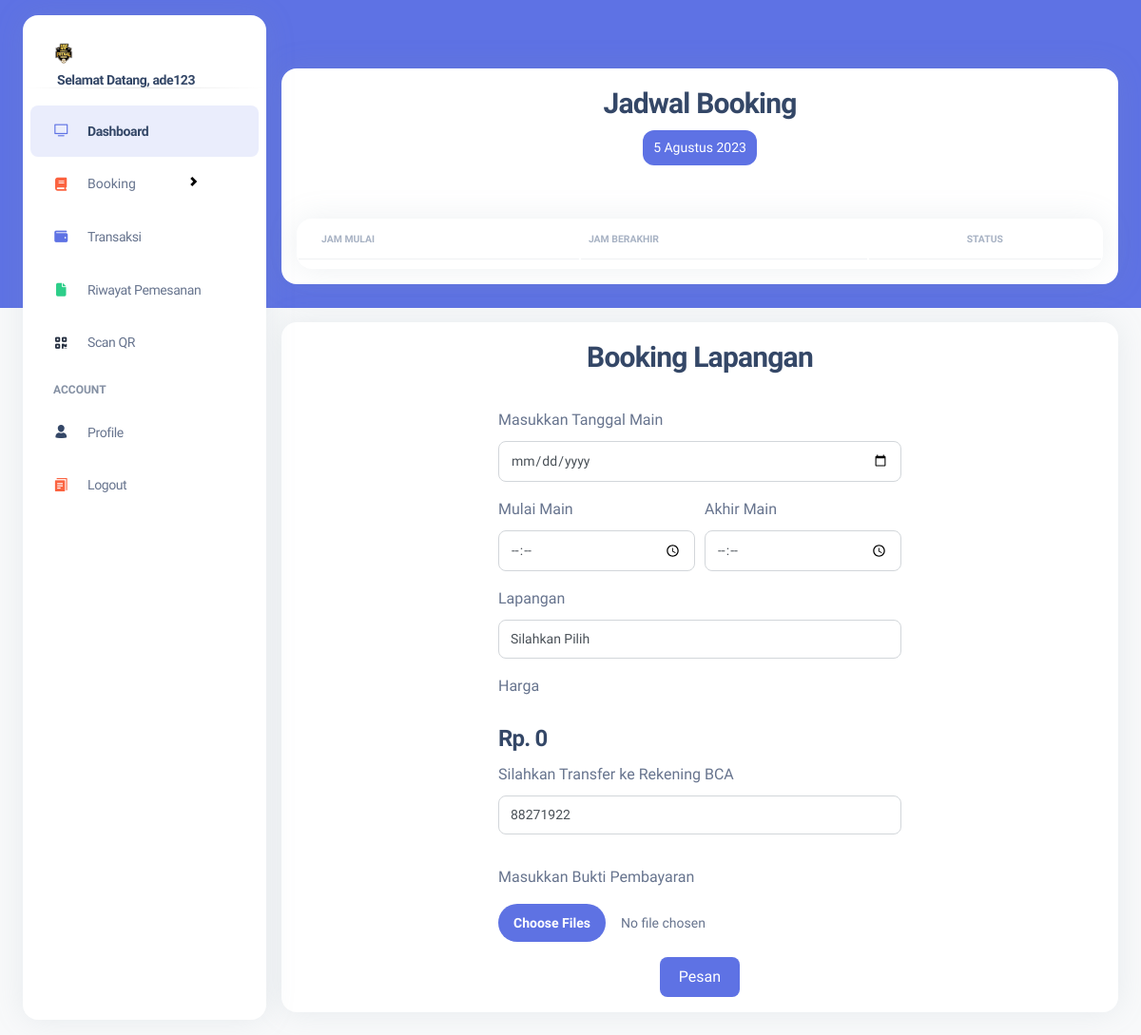
Page /pages/booking-play.php (signed in) on the earlier database version.
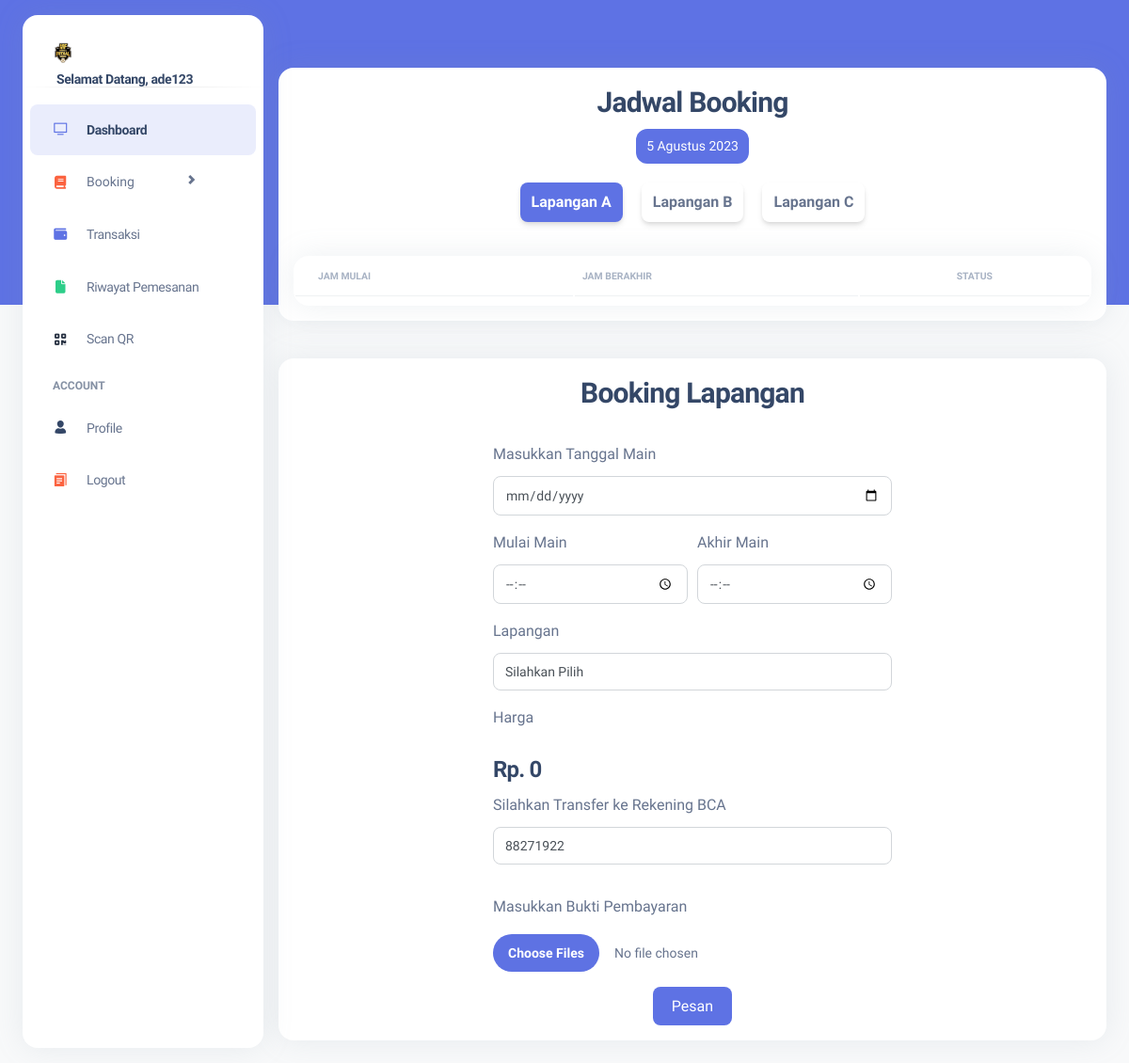
Same page on the later database version.
### tables this page shows
CREATE TABLE `tbl_fields` (
  `id_field` int(11) NOT NULL,
  `field_code` text NOT NULL,
  `field_name` varchar(30) NOT NULL,
  `status` enum('Aktif','Tidak Aktif') NOT NULL,
  `qrcode` text DEFAULT NULL
);

### services/database.php (called while the page is built, shortened)
<?php
 class Database{
    protected $user = "root";
    protected $pass = "";
    protected $server = "localhost";
    protected $database = "murdaz_futsal";
    public function __construct()
    {
        $this->connect = mysqli_connect($this->server, $this->user, $this->pass, $this->database);
    }
 }
?>

### core/FieldController.php (called while the page is built, shortened)
<?php
$root = dirname(__DIR__);
include_once "$root/services/database.php";
class FieldController extends Database{
    public function get_field($request = ""){
        if ($request) {
            $query = mysqli_query($this->connect, "select * from tbl_fields where status = '$request'");
            while($row = mysqli_fetch_array($query)){
                $result[] = $row;
            }
            return $result ?? [];
        }
        return $result ?? [];
    }
}
?>

### pages/booking-play.php (the view, shortened to what the changed rows need)
<?php
  include_once "./layouts/main-header.php";
  include_once "./layouts/main-sidebar.php";
  include_once "./core/TransactionController.php";
  include_once "./core/FieldController.php";
  $field = new FieldController();
  $field_result = $field->get_field("Aktif") ?? [];
?>
<body class="m-0 font-sans text-base antialiased font-normal dark:bg-slate-900 leading-default bg-gray-50 text-slate-500">
    <main class="relative h-full max-h-screen transition-all duration-200 ease-in-out xl:ml-68 rounded-xl">
      <div class="w-full px-6 py-6 mx-auto">
        <div class="flex flex-wrap mt-6 -mx-3">
          <div class="w-full max-w-full px-3 mt-0 lg:w-12/12 lg:flex-none">
            <div class="border-black/12.5 dark:bg-slate-850 dark:shadow-dark-xl shadow-xl relative z-20 flex min-w-0 flex-col break-words rounded-2xl border-0 border-solid bg-white bg-clip-border">
              <div class="border-black/12.5 mb-0 rounded-t-2xl border-b-0 border-solid p-6 pt-4 pb-0">
                  <div class="mx-auto flex justify-center gap-5 my-5">
                <?php
                      foreach ($field_result as $field) {
                    ?>
                      <button onclick="changeField(this,<?= $field['id_field'] ?>)" class="btn-field text-slate-500 py-2 px-3  shadow-sm rounded-2 font-semibold"><?= $field['field_name']; ?></button>
                  <?php }?>
                </div>
              </div>
              <div class="flex-auto p-4">
              <div class="relative flex flex-col w-full min-w-0 mb-0 break-words bg-white border-0 border-transparent border-solid shadow-xl rounded-2xl bg-clip-border">
                  <div class="flex-auto px-0 pt-0 pb-2">
                    <div class="p-0 overflow-x-auto">
                      <table class="items-center w-full mb-0 align-top border-gray-200 text-slate-500">
                        <thead class="align-bottom">
                          <tr>
                            <th class="px-6 py-3 font-bold text-left uppercase align-middle bg-transparent border-b border-gray-200 shadow-none text-xxs border-b-solid tracking-none whitespace-nowrap text-slate-400 opacity-70">Jam Mulai</th>
                            <th class="px-6 py-3 pl-2 font-bold text-left uppercase align-middle bg-transparent border-b border-gray-200 shadow-none text-xxs border-b-solid tracking-none whitespace-nowrap text-slate-400 opacity-70">Jam Berakhir</th>
                            <th class="px-6 py-3 font-bold text-center uppercase align-middle bg-transparent border-b border-gray-200 shadow-none text-xxs border-b-solid tracking-none whitespace-nowrap text-slate-400 opacity-70">Status</th>
                          </tr>
                        </thead>
                      </table>
                    </div>
                </div>
            </div>
        </div>
    </div>
      </div>
        </div>
      </div>
    </main>
</body>
<?php
  include_once "./layouts/main-footer.php";
?>

### layouts/main-sidebar.php (shortened to what the changed rows need)
<aside class="fixed inset-y-0 flex-wrap items-center justify-between block w-full p-0 my-4 overflow-y-auto antialiased transition-transform duration-200 -translate-x-full bg-white border-0 shadow-xl dark:shadow-none dark:bg-slate-850 max-w-64 ease-nav-brand z-990 xl:ml-6 rounded-2xl xl:left-0 xl:translate-x-0" aria-expanded="false">
  <div class="items-center block w-auto max-h-screen overflow-auto h-sidenav grow basis-full">
    <ul class="flex flex-col pl-0 mb-0">
      <li class="mt-0.5 w-full py-2.7 ">
          <div  id="dropuser" class="dark:text-white dark:opacity-80 text-sm ease-nav-brand my-0 mx-2 flex items-center whitespace-nowrap px-4 transition-colors" >
            <div class="flex ml-12 btn-dropdown">
              <button class="group ease-in leading-pro text-xs rounded-3.5xl p-1.2 h-6.5 w-6.5 mx-0 my-auto inline-block cursor-pointer border-0 bg-transparent text-center align-middle font-bold  shadow-none transition-all dark:text-white"><i class="ni ease-bounce text-2xs  ni-bold-right transition-all duration-200" aria-hidden="true"></i></button>
            </div>
          </div>
      </li>
    </ul>
  </div>
</aside>

Differences in the rows shown:
added tbl_fields: field_name "Lapangan A"
added tbl_fields: field_name "Lapangan B"
added tbl_fields: field_name "Lapangan C"
